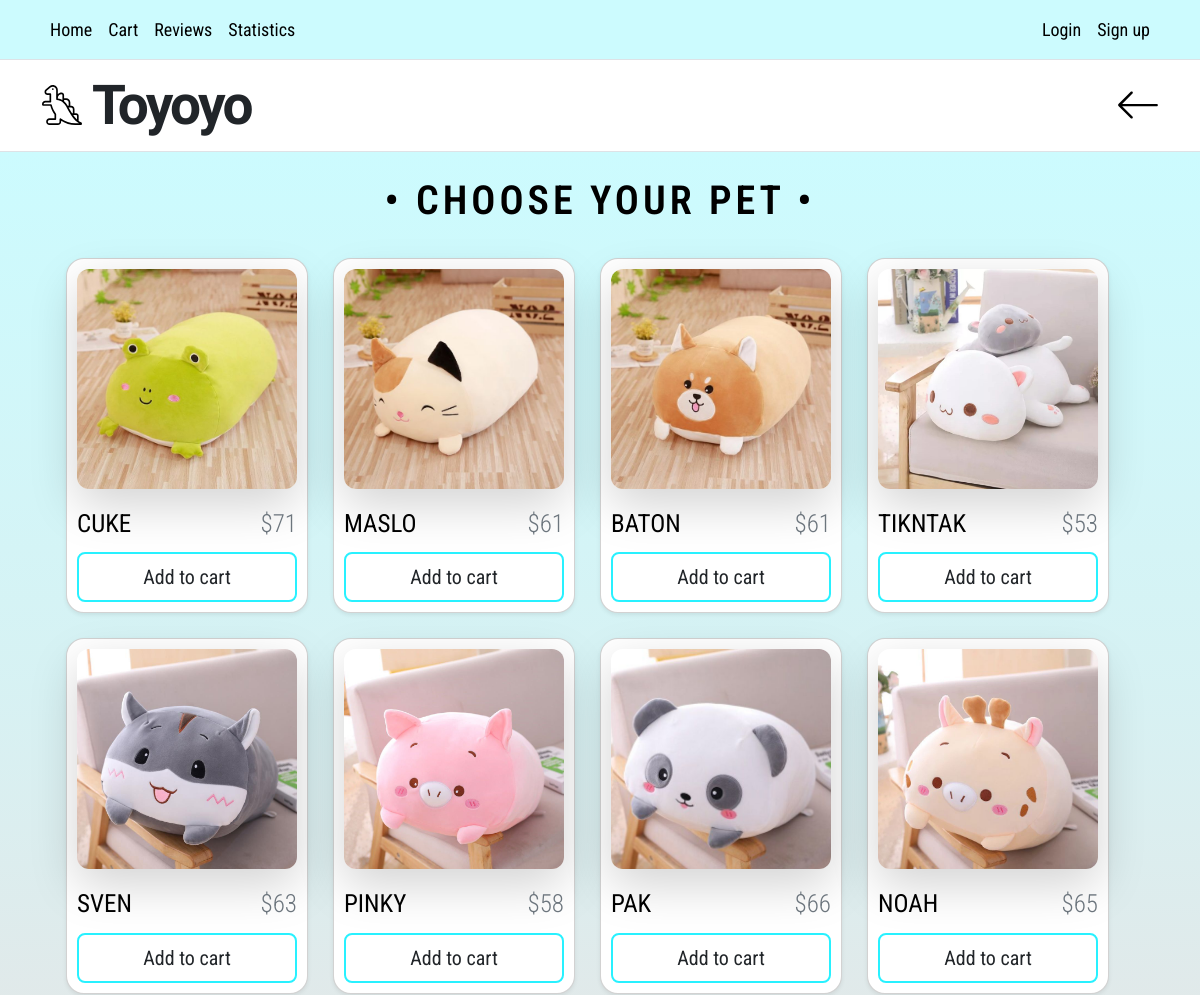
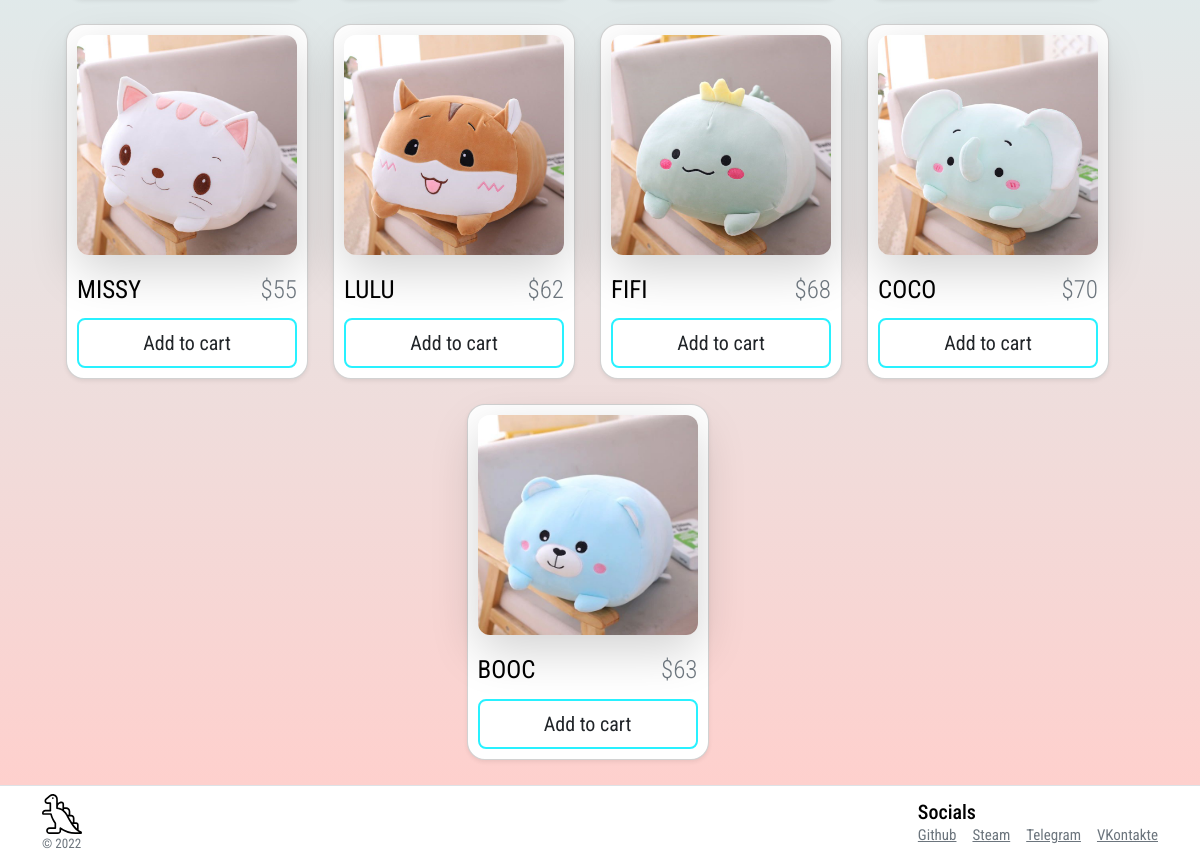
The page / on the database its author committed (2 pictures, top to bottom).
### tables this page shows
CREATE TABLE `goods` (
  `id` int UNSIGNED NOT NULL,
  `name` varchar(20) DEFAULT NULL,
  `price` int UNSIGNED DEFAULT NULL,
  `image` varchar(50) NOT NULL
);

### includes/show.php (called while the page is built)
<?php
function dbShow($connection, $table) {
    $query = $connection->query("SELECT id FROM `$table`");
    $count = $query->rowCount();
    if ($count) {
        return $connection->query("SELECT * FROM `$table` ORDER BY `id` DESC");
    }
    else {
        return false;
    }
}
?>

### includes/functions.php (called while the page is built, shortened)
<?php
function renderTemplate($__view, $__data)
{
    extract($__data);
    require $__view;
    $output = ob_get_clean();
    return $output;
}
?>

### partials/goodsCard.php (the view, shortened to what this page needs)
<div class="card shadow-sm">
  <div class="cardView">
    <img class="cardImg effect d-block mb-3 shadow-lg" src="img\<?= $item["image"]; ?>" alt="<?= $item["name"]; ?>" />
  </div>
  <div class="cardDesc d-flex flex-wrap justify-content-between align-items-center">
    <p class="cardTitle m-0 text-uppercase">
      <?= $item["name"]; ?>
    </p>
    <p class="cardPrice m-0 text-muted fw-light">
      $<?= $item["price"]; ?>
    </p>
  </div>
  <?php if ($amount <= 0) {
    echo '
    <div class="cardBtns d-flex flex-wrap flex-row justify-content-between align-items-center">
      <button form="goodsForm" name="addToCart" value="' . $item["id"] . '" class="cardBtn flex-grow-1 p-2 btn btn-lg" formaction="handlers\addToCart.php">
      Add to cart
      </button>';
  }
  echo '
    </div>';
  ?>
</div>

### index.php (shortened to what this page needs)
<?php
require_once __DIR__ . '\includes\functions.php';
require_once __DIR__ . '\includes\connect.php';
?>
<!DOCTYPE html>
<html lang="en">
<?php include_once __DIR__ . '\partials\head.php'; ?>
<body>
    <div class="wrapper d-flex flex-column h-100">
        <?php include_once __DIR__ . '\partials\top.php'; ?>
        <main class="main border-bottom flex-grow-1">
            <h1 class="pageTitle text-uppercase text-center">&#8226; Choose your pet &#8226;</h1>
            <div class="d-flex flex-row flex-wrap justify-content-center align-items-center align-content-around">
                <?php
                require_once 'includes/show.php';
                if ($shop = dbShow($connection, "goods")) {
                    foreach ($shop as $item) {
                        $amount = 0;
                        echo renderTemplate('partials\goodsCard.php', ['item' => $item, 'amount' => $amount]);
                    }
                } else {
                    echo renderTemplate('partials\goodsEmptyCard.php', []);
                }
                ?>
            </div>
        </main>
        <?php include_once __DIR__ . '\partials\footer.php'; ?>
    </div>
</body>
</html>

### partials/head.php (shortened to what this page needs)
<head>
  <link href="https://cdn.jsdelivr.net/npm/bootstrap@5.2.2/dist/css/bootstrap.min.css" rel="stylesheet" />
  <link rel="stylesheet" href="css/style.css" type="text/css" />
</head>

### partials/top.php
<div class="top">
  <nav class="upperHeader py-2 border-bottom sticky-top">
    <div class="container d-flex flex-wrap">
      <ul class="nav me-auto">
        <li class="nav-item">
          <a href="index.php" class="nav-link px-2 <?= (strstr(mb_substr($_SERVER['REQUEST_URI'], 1), '.', true)) == 'index' ? 'active' : ''; ?>">
            Home
          </a>
        </li>
        <li class="nav-item">
          <a href="cart.php" class="nav-link px-2 <?= (strstr(mb_substr($_SERVER['REQUEST_URI'], 1), '.', true)) == 'cart' ? 'active' : ''; ?>">
            Cart</a>
        </li>
        <li class="nav-item">
          <a href="reviews.php" class="nav-link px-2 <?= (strstr(mb_substr($_SERVER['REQUEST_URI'], 1), '.', true)) == 'reviews' ? 'active' : ''; ?>">
            Reviews</a>
        </li>
        <li class="nav-item">
          <a href="statistics.php" class="nav-link px-2 <?= (strstr(mb_substr($_SERVER['REQUEST_URI'], 1), '.', true)) == 'statistics' ? 'active' : ''; ?>">
            Statistics</a>
        </li>
      </ul>
      <?php if (isset($_SESSION["login"]) && !empty($_SESSION["login"])) : ?>
        <ul class="nav d-flex align-items-center">
          <li class="nav-item"><a href="account.php" class="nav-link px-2 <?= (strstr(mb_substr($_SERVER['REQUEST_URI'], 1), '.', true)) == 'account' ? 'active' : ''; ?>">Account</a></li>
          <li class="nav-item">
            <a href="handlers\deauthorization.php" class="nav-link px-2">
              <div class="icon logoutIcon effect"></div>
            </a>
          </li>
        </ul>
      <?php else : ?>
        <ul class="nav">
          <li class="nav-item"><a href="login.php" class="nav-link px-2">Login</a></li>
          <li class="nav-item"><a href="signUp.php" class="nav-link px-2">Sign up</a></li>
        </ul>
      <?php endif; ?>
    </div>
  </nav>
  <header class="py-1 border-bottom">
    <div class="container d-flex flex-wrap justify-content-between align-items-center">
      <a href="index.php" class="d-flex align-items-center text-dark text-decoration-none">
        <div class="icon logoIcon effect"></div>
        <span class="logo">Toyoyo</span>
      </a>
      <a href="<?= (strstr(mb_substr($_SERVER['REQUEST_URI'], 1), '.', true)) == 'index' ? 'cart.php' : 'index.php'; ?>" class="text-decoration-none">
        <div class="icon effect <?= (strstr(mb_substr($_SERVER['REQUEST_URI'], 1), '.', true)) == 'index' ? 'cart' : 'back'; ?>Icon"></div>
      </a>
    </div>
  </header>
</div>

### partials/footer.php
<footer class="footer py-2">
  <div class="container d-flex flex-row flex-wrap justify-content-between align-items-center">
    <div class="copyright">
      <img class="icon" width="40" height="40" src="img/Toyoyo.svg" alt="Toyoyo">
      <small class="d-block text-muted">&copy; 2022</small>
    </div>
    <div class="socials">
      <h5 class="mb-0">Socials</h5>
      <ul class="list-unstyled d-flex flex-row text-small mb-0">
        <li><a class="res-link link-secondary me-3" href="https://github.com/AlchyZaljer">Github</a></li>
        <li><a class="res-link link-secondary me-3" href="https://steamcommunity.com/id/alchy_zaljer/">Steam</a></li>
        <li><a class="res-link link-secondary me-3" href="https://t.me/alchy_zaljer">Telegram</a></li>
        <li><a class="res-link link-secondary" href="https://vk.com/alchy_zaljer">VKontakte</a></li>
      </ul>
    </div>
  </div>
</footer>

### css/style.css (style rules this page uses)
html { height: 100vh; }
body { height: 100vh; max-width: 100vw; font-family: "Roboto Condensed", sans-serif; font-size: 18px; color: black; }
nav { background-color: #ccfbfe; }
.nav-link { color: black; }
.icon { width: 40px; height: 40px; background-repeat: no-repeat; }
.logoIcon { background-image: url(../img/Toyoyo.svg); }
.logo { font-family: "Sono", sans-serif; font-weight: 600; font-size: 55px; letter-spacing: -0.05em; padding-left: 10px; }
.main { background: linear-gradient(to bottom, #ccfbfe, 60%, #fed0cd); padding: 0 25px 25px; }
.backIcon { background-image: url(../img/Back.svg); }
.card { border-radius: 18px; padding: 10px; margin-top: 25px; margin-right: 25px; }
.cardImg { border-radius: 12px; width: 220px; height: 220px; }
.cardDesc { font-size: 25px; margin-bottom: 10px; }
.cardBtn { border-color: #28f1ff; border-width: 2px; }
.effect { transition: 0.3s; }
footer { font-size: 15px; }
.pageTitle { padding-top: 25px; font-weight: 600; letter-spacing: 0.1em; }

### rows shown on the page
goods: image+name (picture), name "CUKE", price "71", $item["id"] 13 (drawn)
goods: image+name (picture), name "MASLO", price "61", $item["id"] 12 (drawn)
goods: image+name (picture), name "BATON", price "61", $item["id"] 11 (drawn)
goods: image+name (picture), name "TIKNTAK", price "53", $item["id"] 10 (drawn)
goods: image+name (picture), name "SVEN", price "63", $item["id"] 9 (drawn)
goods: image+name (picture), name "PINKY", price "58", $item["id"] 8 (drawn)
goods: image (picture), name "PAK", price "66", $item["id"] 7 (drawn)
goods: image+name (picture), name "NOAH", price "65", $item["id"] 6 (drawn)
goods: image+name (picture), name "MISSY", price "55", $item["id"] 5 (drawn)
goods: image+name (picture), name "LULU", price "62", $item["id"] 4 (drawn)
goods: image+name (picture), name "FIFI", price "68", $item["id"] 3 (drawn)
goods: image+name (picture), name "COCO", price "70", $item["id"] 2 (drawn)
goods: image+name (picture), name "BOOC", price "63", $item["id"] 1 (drawn)
